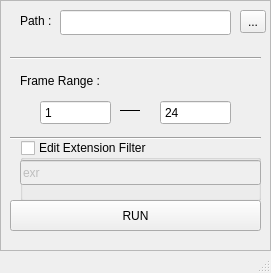
<?xml version="1.0" encoding="UTF-8"?>
<ui version="4.0">
 <class>mainWindow</class>
 <widget class="QMainWindow" name="mainWindow">
  <property name="geometry">
   <rect>
    <x>0</x>
    <y>0</y>
    <width>271</width>
    <height>273</height>
   </rect>
  </property>
  <property name="windowTitle">
   <string>Missing Frames Report</string>
  </property>
  <widget class="QWidget" name="centralwidget">
   <widget class="QFrame" name="frame">
    <property name="geometry">
     <rect>
      <x>0</x>
      <y>0</y>
      <width>271</width>
      <height>251</height>
     </rect>
    </property>
    <property name="frameShape">
     <enum>QFrame::StyledPanel</enum>
    </property>
    <property name="frameShadow">
     <enum>QFrame::Raised</enum>
    </property>
    <widget class="QLineEdit" name="lE_dir">
     <property name="geometry">
      <rect>
       <x>60</x>
       <y>10</y>
       <width>171</width>
       <height>25</height>
      </rect>
     </property>
    </widget>
    <widget class="QToolButton" name="tB_dir">
     <property name="geometry">
      <rect>
       <x>240</x>
       <y>10</y>
       <width>26</width>
       <height>23</height>
      </rect>
     </property>
     <property name="text">
      <string>...</string>
     </property>
    </widget>
    <widget class="QSpinBox" name="sB_start">
     <property name="geometry">
      <rect>
       <x>40</x>
       <y>100</y>
       <width>71</width>
       <height>25</height>
      </rect>
     </property>
     <property name="buttonSymbols">
      <enum>QAbstractSpinBox::NoButtons</enum>
     </property>
     <property name="maximum">
      <number>1000000000</number>
     </property>
     <property name="value">
      <number>1</number>
     </property>
    </widget>
    <widget class="QLabel" name="label">
     <property name="geometry">
      <rect>
       <x>20</x>
       <y>70</y>
       <width>101</width>
       <height>21</height>
      </rect>
     </property>
     <property name="text">
      <string>Frame Range :</string>
     </property>
    </widget>
    <widget class="QSpinBox" name="sB_end">
     <property name="geometry">
      <rect>
       <x>160</x>
       <y>100</y>
       <width>71</width>
       <height>25</height>
      </rect>
     </property>
     <property name="buttonSymbols">
      <enum>QAbstractSpinBox::NoButtons</enum>
     </property>
     <property name="maximum">
      <number>1000000000</number>
     </property>
     <property name="value">
      <number>24</number>
     </property>
    </widget>
    <widget class="Line" name="line">
     <property name="geometry">
      <rect>
       <x>120</x>
       <y>100</y>
       <width>20</width>
       <height>20</height>
      </rect>
     </property>
     <property name="frameShadow">
      <enum>QFrame::Plain</enum>
     </property>
     <property name="orientation">
      <enum>Qt::Horizontal</enum>
     </property>
    </widget>
    <widget class="Line" name="line_2">
     <property name="geometry">
      <rect>
       <x>10</x>
       <y>130</y>
       <width>251</width>
       <height>16</height>
      </rect>
     </property>
     <property name="orientation">
      <enum>Qt::Horizontal</enum>
     </property>
    </widget>
    <widget class="QGroupBox" name="gB_ext">
     <property name="geometry">
      <rect>
       <x>20</x>
       <y>140</y>
       <width>241</width>
       <height>61</height>
      </rect>
     </property>
     <property name="title">
      <string>Edit Extension Filter</string>
     </property>
     <property name="flat">
      <bool>true</bool>
     </property>
     <property name="checkable">
      <bool>true</bool>
     </property>
     <property name="checked">
      <bool>false</bool>
     </property>
     <widget class="QLineEdit" name="lE_ext">
      <property name="geometry">
       <rect>
        <x>0</x>
        <y>20</y>
        <width>241</width>
        <height>25</height>
       </rect>
      </property>
      <property name="text">
       <string>exr</string>
      </property>
     </widget>
    </widget>
    <widget class="Line" name="line_3">
     <property name="geometry">
      <rect>
       <x>10</x>
       <y>50</y>
       <width>251</width>
       <height>16</height>
      </rect>
     </property>
     <property name="orientation">
      <enum>Qt::Horizontal</enum>
     </property>
    </widget>
    <widget class="QPushButton" name="pB_run">
     <property name="geometry">
      <rect>
       <x>10</x>
       <y>200</y>
       <width>251</width>
       <height>31</height>
      </rect>
     </property>
     <property name="text">
      <string>RUN</string>
     </property>
    </widget>
    <widget class="QLabel" name="label_2">
     <property name="geometry">
      <rect>
       <x>20</x>
       <y>10</y>
       <width>41</width>
       <height>21</height>
      </rect>
     </property>
     <property name="text">
      <string>Path :</string>
     </property>
    </widget>
   </widget>
  </widget>
  <widget class="QStatusBar" name="statusbar"/>
 </widget>
 <resources/>
 <connections/>
</ui>
